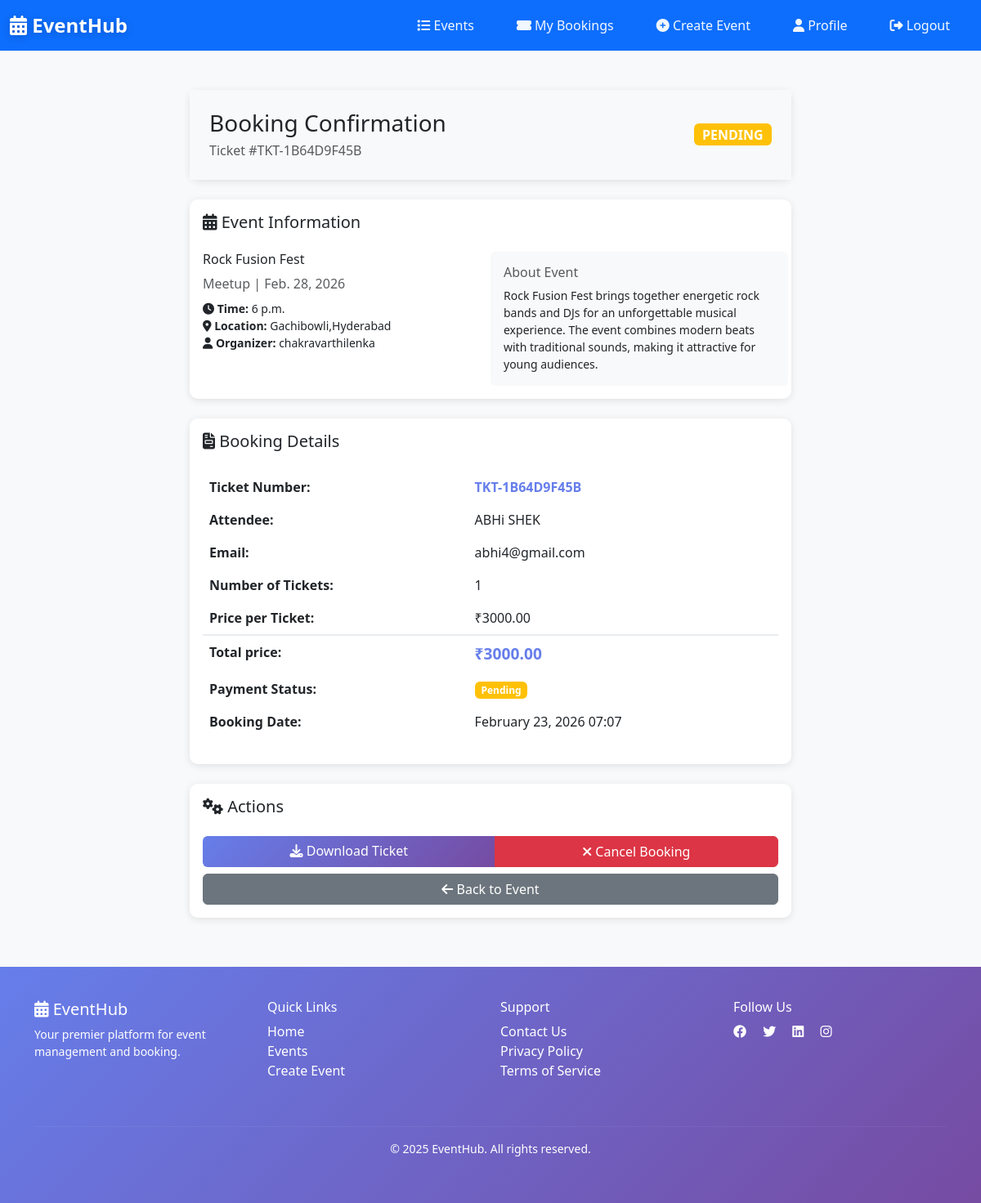
Page /bookings/booking/9/ (signed in) on the committed database.
### bookings/models.py (models this page shows, shortened)
class Booking(models.Model):
    STATUS_CHOICES = [
        ('pending', 'Pending'),
        ('confirmed', 'Confirmed'),
        ('cancelled', 'Cancelled'),
        ('completed', 'Completed'),
    ]
    id = models.AutoField(primary_key=True)
    user = models.ForeignKey(User, on_delete=models.CASCADE, related_name='bookings')
    event = models.ForeignKey(Event, on_delete=models.CASCADE, related_name='bookings')
    booking_date = models.DateTimeField(auto_now_add=True)
    quantity = models.IntegerField(default=1)
    total_price = models.DecimalField(max_digits=10, decimal_places=2, default=0)
    status = models.CharField(max_length=20, choices=STATUS_CHOICES, default='pending')
    ticket_number = models.CharField(max_length=50, unique=True, blank=True)
    payment_status = models.CharField(
        max_length=20,
        choices=[('pending', 'Pending'), ('completed', 'Completed'), ('failed', 'Failed')],
        default='pending'
    )
    notes = models.TextField(blank=True, null=True)
    created_at = models.DateTimeField(auto_now_add=True)
    updated_at = models.DateTimeField(auto_now=True)
    class Meta:
        ordering = ['-booking_date']
        verbose_name_plural = "Bookings"

### events/models.py (models this page shows, shortened)
class Event(models.Model):
    CATEGORY_CHOICES = [
        ('conference', 'Conference'),
        ('workshop', 'Workshop'),
        ('seminar', 'Seminar'),
        ('meetup', 'Meetup'),
        ('webinar', 'Webinar'),
        ('other', 'Other'),
    ]
    STATUS_CHOICES = [
        ('pending', 'Pending'),
        ('approved', 'Approved'),
        ('cancelled', 'Cancelled'),
    ]
    id = models.AutoField(primary_key=True)
    title = models.CharField(max_length=200)
    description = models.TextField()
    category = models.CharField(max_length=50, choices=CATEGORY_CHOICES, default='other')
    date = models.DateField()
    time = models.TimeField()
    location = models.CharField(max_length=300)
    price = models.DecimalField(max_digits=10, decimal_places=2, default=0)
    seats = models.IntegerField()
    available_seats = models.IntegerField()
    image = models.ImageField(upload_to='event_images/', blank=True, null=True)
    organizer = models.ForeignKey(User, on_delete=models.CASCADE, related_name='events')
    status = models.CharField(max_length=20, choices=STATUS_CHOICES, default='pending')
    created_at = models.DateTimeField(auto_now_add=True)
    updated_at = models.DateTimeField(auto_now=True)
    class Meta:
        ordering = ['-date']
        verbose_name_plural = "Events"

### bookings/views.py (the view)
# urls.py: path('booking/<int:pk>/', views.booking_detail, name='booking-detail'),
@login_required(login_url='login')
def booking_detail(request, pk):
    booking = get_object_or_404(Booking, pk=pk)
    if booking.user != request.user and not request.user.is_staff:
        messages.error(request, 'You do not have permission to view this booking.')
        return redirect('home')
    context = {'booking': booking}
    return render(request, 'bookings/booking_detail.html', context)

### templates/bookings/booking_detail.html (shortened to what this page needs)
{% extends 'base.html' %}
{% block navbar_class %}navbar-user-panel{% endblock %}
{% block content %}
<div class="container my-5">
    <div class="row justify-content-center">
        <div class="col-md-8">
            <div class="card mb-4">
                <div class="card-body bg-light p-4">
                    <div class="d-flex justify-content-between align-items-center">
                        <div>
                            <h3 class="mb-1">Booking Confirmation</h3>
                            <p class="text-muted mb-0">Ticket #{{ booking.ticket_number }}</p>
                        </div>
                        <div class="text-end">
                            {% if booking.status == 'confirmed' %}
                                <span class="badge bg-success" style="font-size: 1rem;">CONFIRMED</span>
                            {% elif booking.status == 'cancelled' %}
                                <span class="badge bg-danger" style="font-size: 1rem;">CANCELLED</span>
                            {% else %}
                                <span class="badge bg-warning" style="font-size: 1rem;">{{ booking.get_status_display|upper }}</span>
                            {% endif %}
                        </div>
                    </div>
                </div>
            </div>
            <div class="card mb-4">
                <div class="card-body">
                    <h5 class="card-title mb-4"><i class="fas fa-calendar-alt"></i> Event Information</h5>
                    <div class="row">
                        <div class="col-md-6">
                            <h6>{{ booking.event.title }}</h6>
                            <p class="mb-2 text-muted">
                                <span>{{ booking.event.get_category_display }}</span> |
                                <span>{{ booking.event.date }}</span>
                            </p>
                            <p class="small">
                                <strong><i class="fas fa-clock"></i> Time:</strong> {{ booking.event.time }}<br>
                                <strong><i class="fas fa-map-marker-alt"></i> Location:</strong> {{ booking.event.location }}<br>
                                <strong><i class="fas fa-user"></i> Organizer:</strong> {{ booking.event.organizer.get_full_name|default:booking.event.organizer.username }}
                            </p>
                        </div>
                        <div class="col-md-6 bg-light p-3 rounded">
                            <h6 class="text-muted">About Event</h6>
                            <p class="small mb-0">{{ booking.event.description|truncatewords:30 }}</p>
                        </div>
                    </div>
                </div>
            </div>
            <div class="card mb-4">
                <div class="card-body">
                    <h5 class="card-title mb-4"><i class="fas fa-file-invoice"></i> Booking Details</h5>
                    <table class="table table-borderless">
                        <tr>
                            <td><strong>Ticket Number:</strong></td>
                            <td><strong style="color: #667eea;">{{ booking.ticket_number }}</strong></td>
                        </tr>
                        <tr>
                            <td><strong>Attendee:</strong></td>
                            <td>{{ booking.user.get_full_name|default:booking.user.username }}</td>
                        </tr>
                        <tr>
                            <td><strong>Email:</strong></td>
                            <td>{{ booking.user.email }}</td>
                        </tr>
                        <tr>
                            <td><strong>Number of Tickets:</strong></td>
                            <td>{{ booking.quantity }}</td>
                        </tr>
                        <tr>
                            <td><strong>Price per Ticket:</strong></td>
                            <td>₹{{ booking.event.price }}</td>
                        </tr>
                        <tr style="border-top: 2px solid #e9ecef;">
                            <td><strong>Total price:</strong></td>
                            <td><strong style="color: #667eea; font-size: 1.2rem;">₹{{ booking.total_price }}</strong></td>
                        </tr>
                        <tr>
                            <td><strong>Payment Status:</strong></td>
                            <td>
                                {% if booking.payment_status == 'completed' %}
                                    <span class="badge bg-success">Paid</span>
                                {% elif booking.payment_status == 'failed' %}
                                    <span class="badge bg-danger">Failed</span>
                                {% else %}
                                    <span class="badge bg-warning">Pending</span>
                                {% endif %}
                            </td>
                        </tr>
                        <tr>
                            <td><strong>Booking Date:</strong></td>
                            <td>{{ booking.booking_date|date:"F d, Y H:i" }}</td>
                        </tr>
                    </table>
                </div>
            </div>
            <div class="card">
                <div class="card-body">
                    <h5 class="card-title mb-4"><i class="fas fa-cogs"></i> Actions</h5>
                    <div class="btn-group w-100" role="group">
                        <a href="{% url 'download-ticket' booking.id %}" class="btn btn-primary">
                            <i class="fas fa-download"></i> Download Ticket
                        </a>
                        {% if booking.status != 'cancelled' %}
                            <a href="{% url 'cancel-booking' booking.id %}" class="btn btn-danger">
                                <i class="fas fa-times"></i> Cancel Booking
                            </a>
                        {% endif %}
                    </div>
                    <a href="{% url 'event-detail' booking.event.id %}" class="btn btn-secondary w-100 mt-2">
                        <i class="fas fa-arrow-left"></i> Back to Event
                    </a>
                </div>
            </div>
        </div>
    </div>
</div>
{% endblock %}

### templates/base.html (style rules this page uses)
:root { --primary-color: #007bff; --secondary-color: #6c757d; --success-color: #28a745; --danger-color: #dc3545; --dark-bg: #f8f9fa; }
body { font-family: 'Segoe UI', Tahoma, Geneva, Verdana, sans-serif; background-color: var(--dark-bg); }
.btn-primary { background: linear-gradient(135deg, #667eea 0%, #764ba2 100%); border: none; transition: all 0.3s ease; }
.card { border: none; border-radius: 10px; box-shadow: 0 2px 10px rgba(0, 0, 0, 0.1); transition: all 0.3s ease; }

### rows in the picture
Booking: ticket_number "TKT-1B64D9F45B", status "PENDING", event "Rock Fusion Fest", event.category "Meetup", event "Feb. 28, 2026", event.time "6 p.m.", event.location "Gachibowli,Hyderabad", event.organizer.get_full_name "chakravarthilenka", event.description "Rock Fusion Fest brings together energetic rock bands and DJs for an unforgettable musical experience. The event combines modern beats with traditional sounds, making it attractive for young audiences.", user.get_full_name "ABHi SHEK", user.email "abhi4@gmail.com", quantity "1", event.price "3000.00", total_price "3000.00", booking_date "February 23, 2026 07:07"
